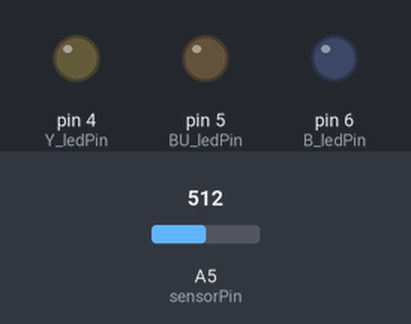
The sketch below on a simulated Arduino Uno, built with avr-gcc and run on an emulated ATmega328P. On the bench: output pins drawn as LEDs (lit = HIGH). The inputs (shaded band) are chosen by the test bench; at power-on: A5 (sensorPin) = 512.

Above: at 1.2 s.
1.3 s: A5 (sensorPin) set to 110
2.8 s: A5 (sensorPin) set to 89
At 4.1 s:
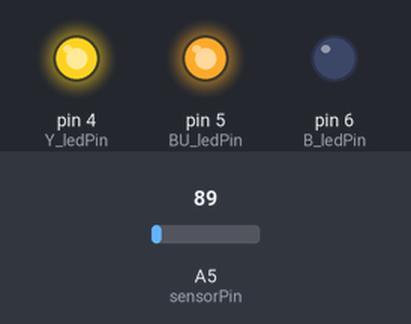
At 5.6 s:
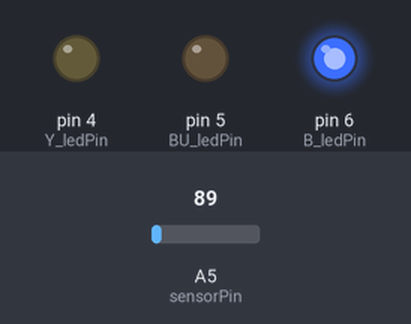
Timing chart, 0 to 7.1 s (numbered marks = the images above; inputs shaded):
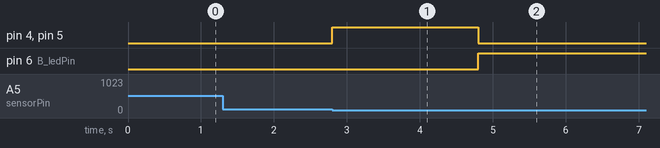

The sketch:

Drone_Competition.ino
```cpp
/*
 * Author: vahid Behtaji
 * Description : If drone's probe touch sensor  Y_ledPin (Yellow Led) and BU_ledPin (Buzzer)
 * switch on. If stay there more than 3sec B_ledPin (Blue Led ) switch on for 1 minute and
 * Y_ledPin and BU_ledPin switch off.
 *
 *
 */


const int sensorPin   = A5;     // select the input pin for the potentiometer
const int Y_ledPin    =  4;     // the number of the LED pin  relay NO4
const int BU_ledPin   =  5;     // the number of the LED pin  relay NO3
const int B_ledPin    =  6;     // the number of the LED pin relay NO2
const unsigned long event_1 = 2000;
const unsigned long event_2 = 60000;
unsigned long previousTime = 0;
int sensorValue = 0;            // variable to store the value coming from the sensor
int state = 0;
unsigned long currentTime = millis();

void setup() {
  // declare the ledPin and buzzerPin as an OUTPUT:
  pinMode(Y_ledPin,   OUTPUT);
  pinMode(BU_ledPin,  OUTPUT);
  pinMode(B_ledPin,   OUTPUT);
  pinMode (sensorPin, INPUT_PULLUP);
}
void loop() {
  // read the value from the sensor:
  sensorValue = analogRead(sensorPin);
  switch(state){
    case 0:
      digitalWrite(Y_ledPin,  LOW);
      digitalWrite(BU_ledPin, LOW);
      digitalWrite(B_ledPin,  LOW);
      if(sensorValue < 100 ) {
        state = 1;
        previousTime = millis();
      }
      break;
    case 1:
      digitalWrite(Y_ledPin,  HIGH);
      digitalWrite(BU_ledPin, HIGH);
      digitalWrite(B_ledPin,  LOW);
      if(sensorValue > 100 ) {
        state = 0;
        break;
      }
      currentTime = millis();
      if(currentTime -previousTime >=event_1 ) {
        state = 2;
        previousTime = millis();
      }
      break;
    case 2:
      digitalWrite(B_ledPin,  HIGH);
      digitalWrite(Y_ledPin,  LOW);
      digitalWrite(BU_ledPin, LOW);
      currentTime = millis();
      if(currentTime -previousTime >=event_2 ) {
        state = 0;
      }
      break;

     default:
        // turn all the LEDs off:
        digitalWrite(B_ledPin,  LOW);
        digitalWrite(Y_ledPin,  LOW);
        digitalWrite(BU_ledPin, LOW);

  }
}
```

Measured:
- the behaviour switches between 100 and 99 on A5 (sensorPin) (found by bisection; images 0 and 1)
- after the input at 1.3 s, every drawn part: stays the same
- after the input at 2.8 s, pin 4 (Y_ledPin), pin 5 (BU_ledPin): LOW → HIGH at once, → LOW 2.0 s later; pin 6 (B_ledPin): LOW → HIGH after 2.0 s
